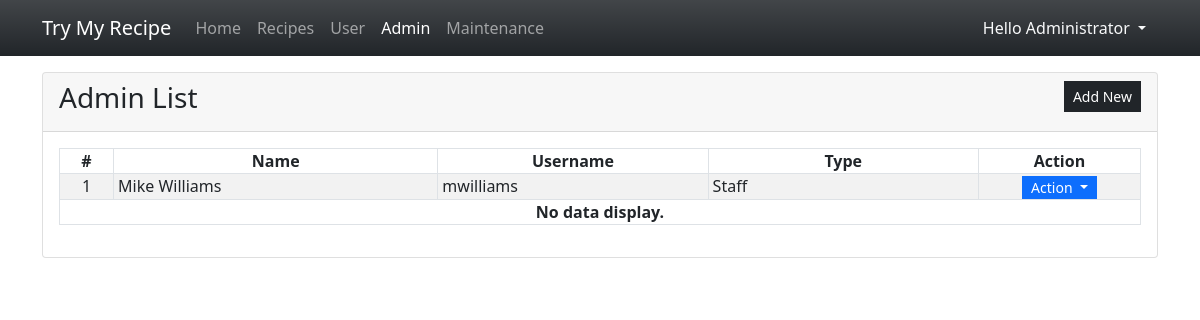
The app's page /admin/?page=admin (signed in) with its own data.
### tables this page shows
CREATE TABLE `admin_list` (
            `admin_id` INTEGER NOT NULL PRIMARY KEY AUTOINCREMENT,
            `fullname` INTEGER NOT NULL,
            `username` TEXT NOT NULL,
            `password` TEXT NOT NULL,
            `type` INTEGER NOT NULL Default 1,
            `status` INTEGER NOT NULL Default 1,
            `date_created` TIMESTAMP DEFAULT CURRENT_TIMESTAMP
        );

### admin/admin.php (the view, shortened to what this page needs)
<div class="card">
    <div class="card-header d-flex justify-content-between">
        <h3 class="card-title">Admin List</h3>
        <div class="card-tools align-middle">
            <button class="btn btn-dark btn-sm py-1 rounded-0" type="button" id="create_new">Add New</button>
        </div>
    </div>
    <div class="card-body">
        <table class="table table-hover table-striped table-bordered">
            <colgroup>
                <col width="5%">
                <col width="30%">
                <col width="25%">
                <col width="25%">
                <col width="15%">
            </colgroup>
            <thead>
                <tr>
                    <th class="text-center p-0">#</th>
                    <th class="text-center p-0">Name</th>
                    <th class="text-center p-0">Username</th>
                    <th class="text-center p-0">Type</th>
                    <th class="text-center p-0">Action</th>
                </tr>
            </thead>
            <tbody>
                <?php
                $sql = "SELECT * FROM `admin_list` where admin_id != 1 order by `fullname` asc";
                $qry = $conn->query($sql);
                $i = 1;
                    while($row = $qry->fetchArray()):
                ?>
                <tr>
                    <td class="text-center p-0"><?php echo $i++; ?></td>
                    <td class="py-0 px-1"><?php echo $row['fullname'] ?></td>
                    <td class="py-0 px-1"><?php echo $row['username'] ?></td>
                    <td class="py-0 px-1"><?php echo ($row['type'] == 1)? "Administrator" : 'Staff' ?></td>
                    <th class="text-center py-0 px-1">
                        <div class="btn-group" role="group">
                            <button id="btnGroupDrop1" type="button" class="btn btn-primary dropdown-toggle btn-sm rounded-0 py-0" data-bs-toggle="dropdown" aria-expanded="false">
                            Action
                            </button>
                        </div>
                    </th>
                </tr>
                <?php endwhile; ?>
                <?php if(!$qry->fetchArray()): ?>
                    <tr>
                        <th class="text-center p-0" colspan="5">No data display.</th>
                    </tr>
                <?php endif; ?>
            </tbody>
        </table>
    </div>
</div>

### admin/index.php (style rules this page uses)
:root { --bs-success-rgb:71, 222, 152 !important; }
html,body { height:100%; width:100%; }

### records on screen
admin_list: fullname "Mike Williams", username "mwilliams", type "Staff"

### other values on screen
$_SESSION['fullname'] "Administrator"
